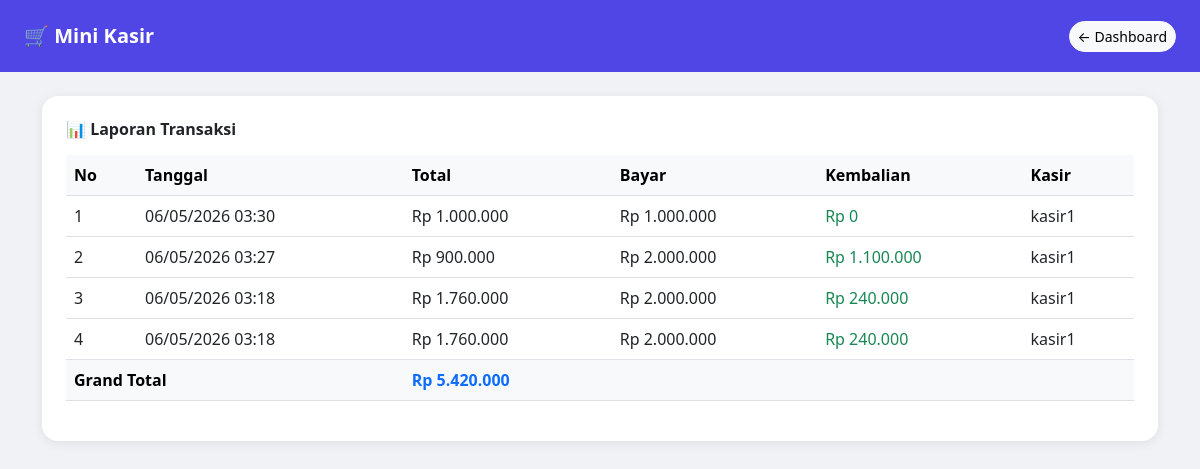
The page /tampil_transaksi.php (signed in) on the database its author committed.
### tables this page shows
CREATE TABLE `transaksi` (
  `id_transaksi` int(11) NOT NULL,
  `tanggal` timestamp NOT NULL DEFAULT current_timestamp(),
  `total` int(11) DEFAULT NULL,
  `bayar` int(11) DEFAULT NULL,
  `kembalian` int(11) DEFAULT NULL,
  `user_id` int(11) DEFAULT NULL
);

CREATE TABLE `users` (
  `id_user` int(11) NOT NULL,
  `username` varchar(50) DEFAULT NULL,
  `password` varchar(100) DEFAULT NULL,
  `role` enum('admin','kasir') DEFAULT NULL
);

### tampil_transaksi.php (the view, shortened to what this page needs)
<?php
include "koneksi.php";
?>
<!DOCTYPE html>
<html>
<head>
    <link href="https://cdn.jsdelivr.net/npm/bootstrap@5.3.0/dist/css/bootstrap.min.css" rel="stylesheet">
</head>
<body>
    <nav class="navbar navbar-dark px-4 py-3">
        <span class="navbar-brand fw-bold">🛒 Mini Kasir</span>
        <a href="admin.php" class="btn btn-light btn-sm rounded-pill">← Dashboard</a>
    </nav>
    <div class="container mt-4">
        <div class="card p-4">
            <h6 class="fw-bold mb-3">📊 Laporan Transaksi</h6>
            <table class="table table-hover align-middle">
                <thead class="table-light">
                    <tr>
                        <th>No</th>
                        <th>Tanggal</th>
                        <th>Total</th>
                        <th>Bayar</th>
                        <th>Kembalian</th>
                        <th>Kasir</th>
                    </tr>
                </thead>
                <tbody>
                <?php
                $data = mysqli_query($conn, "SELECT t.*, u.username FROM transaksi t JOIN users u ON t.user_id=u.id_user ORDER BY tanggal DESC");
                $no = 1;
                $grandtotal = 0;
                while ($d = mysqli_fetch_array($data)):
                    $grandtotal += $d['total'];
                ?>
                    <tr>
                        <td><?= $no++ ?></td>
                        <td><?= date('d/m/Y H:i', strtotime($d['tanggal'])) ?></td>
                        <td>Rp <?= number_format($d['total'],0,',','.') ?></td>
                        <td>Rp <?= number_format($d['bayar'],0,',','.') ?></td>
                        <td class="text-success">Rp <?= number_format($d['kembalian'],0,',','.') ?></td>
                        <td><?= $d['username'] ?></td>
                    </tr>
                <?php endwhile; ?>
                </tbody>
                <tfoot class="table-light">
                    <tr>
                        <th colspan="2">Grand Total</th>
                        <th class="text-primary">Rp <?= number_format($grandtotal,0,',','.') ?></th>
                        <th colspan="3"></th>
                    </tr>
                </tfoot>
            </table>
        </div>
    </div>
</body>
</html>

### tampil_transaksi.php (style rules this page uses)
body { background: #f0f2f5; }
.navbar { background: #4f46e5 !important; }
.card { border-radius: 16px; border: none; box-shadow: 0 2px 12px rgba(0,0,0,0.08); }

### rows shown on the page
transaksi: tanggal "06/05/2026 03:30", total "1.000.000", bayar "1.000.000", kembalian "0", user.username "kasir1"
transaksi: tanggal "06/05/2026 03:27", total "900.000", bayar "2.000.000", kembalian "1.100.000", user.username "kasir1"
transaksi: tanggal "06/05/2026 03:18", total "1.760.000", bayar "2.000.000", kembalian "240.000", user.username "kasir1"
transaksi: tanggal "06/05/2026 03:18", total "1.760.000", bayar "2.000.000", kembalian "240.000", user.username "kasir1"

### other values the page prints
$grandtotal "5.420.000"
